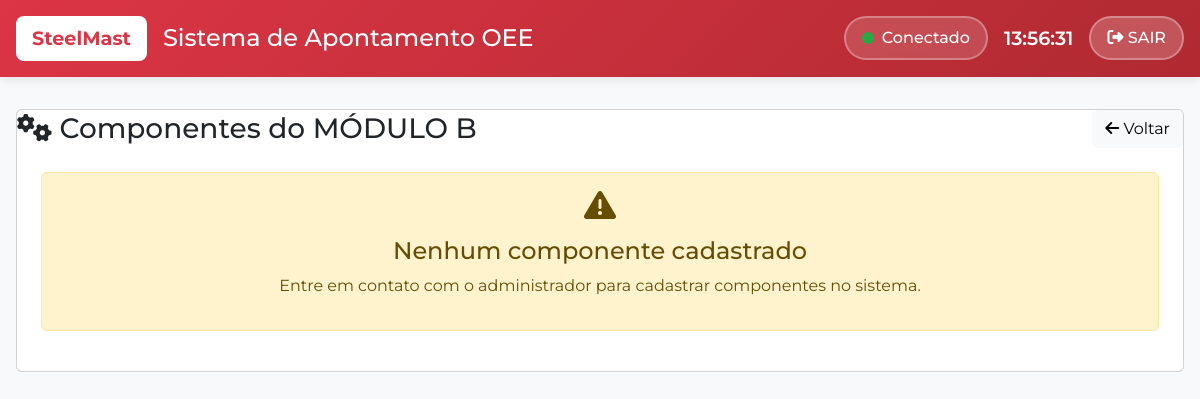
Page /soldagem/componente/ (signed in) on the earlier database version.
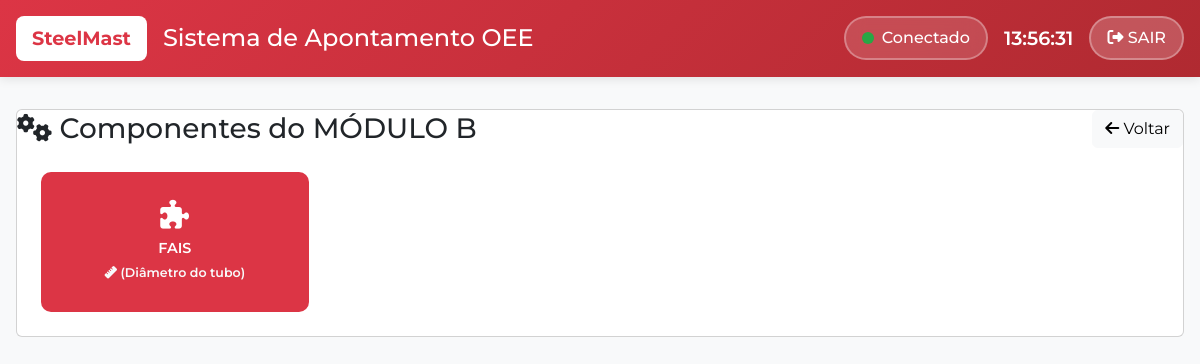
Same page on the later database version.
### soldagem/models.py (models this page shows, shortened)
class Modulo(models.Model):
    nome = models.CharField(max_length=100)
    descricao = models.TextField(blank=True)
    ativo = models.BooleanField(default=True)
    ordem_exibicao = models.IntegerField(default=0)
    data_criacao = models.DateTimeField(auto_now_add=True)
    class Meta:
        db_table = 'modulo'
        ordering = ['ordem_exibicao', 'nome']

class Componente(models.Model):
    nome = models.CharField(max_length=100)
    descricao = models.TextField(blank=True)
    modulo = models.ForeignKey(Modulo, on_delete=models.CASCADE, related_name='componentes')  # LINHA ADICIONADA
    tempo_padrao = models.DecimalField(max_digits=6, decimal_places=2, help_text="Em minutos")
    considera_diametro = models.BooleanField(default=False)
    formula_calculo = models.TextField(blank=True, help_text="Fórmula para calcular tempo com diâmetro")
    ativo = models.BooleanField(default=True)
    data_criacao = models.DateTimeField(auto_now_add=True)
    class Meta:
        db_table = 'componente'
        ordering = ['nome']

### soldagem/views.py (the view)
# urls.py: path('componente/', views.selecionar_componente, name='selecionar_componente'),
@login_required
def selecionar_componente(request):
    soldador = request.user.soldador_profile
    modulo_id = request.session.get('modulo_id')
    if not modulo_id:
        return redirect('soldagem:apontamento')
    modulo = get_object_or_404(Modulo, id=modulo_id)
    componentes = Componente.objects.filter(modulo=modulo, ativo=True).order_by('nome')
    context = {
        'modulo': modulo,
        'componentes': componentes,
        'soldador': soldador,
    }
    return render(request, 'soldagem/selecionar_componente.html', context)

### core/models.py (called while the page is built)
    def __str__(self):
        return f"{self.nome_completo} ({self.get_tipo_usuario_display()})"

### templates/soldagem/selecionar_componente.html (shortened to what this page needs)
{% extends 'base.html' %}
{% block content %}
<div class="row">
    <div class="col-12">
        <div class="card card-custom">
            <div class="card-header-custom d-flex justify-content-between align-items-center">
                <h3 class="mb-0">
                    <i class="fas fa-cogs"></i>
                    Componentes do {{ modulo.nome }}
                </h3>
                <button type="button" class="btn btn-light" onclick="window.history.back()">
                    <i class="fas fa-arrow-left"></i>
                    Voltar
                </button>
            </div>
            <div class="card-body p-4">
                {% if componentes %}
                    <div class="row g-3">
                        {% for componente in componentes %}
                            <div class="col-6 col-md-4 col-lg-3">
                                <button type="button"
                                        class="btn btn-modulo w-100 h-100 d-flex flex-column align-items-center justify-content-center"
                                        style="min-height: 140px; font-size: 0.9rem;"
                                        onclick="selecionarComponente({{ componente.id }}, '{{ componente.nome }}', {{ componente.considera_diametro|yesno:'true,false' }})">
                                    <i class="fas fa-puzzle-piece fa-2x mb-2"></i>
                                    <span class="text-wrap text-center">{{ componente.nome }}</span>
                                    {% if componente.considera_diametro %}
                                        <small class="mt-1 text-light">
                                            <i class="fas fa-ruler"></i>
                                            (Diâmetro do tubo)
                                        </small>
                                    {% else %}
                                        <small class="mt-1 text-light">
                                            {{ componente.tempo_padrao }}min
                                        </small>
                                    {% endif %}
                                </button>
                            </div>
                        {% endfor %}
                    </div>
                {% else %}
                    <div class="alert alert-warning text-center">
                        <i class="fas fa-exclamation-triangle fa-2x mb-3"></i>
                        <h4>Nenhum componente cadastrado</h4>
                        <p>Entre em contato com o administrador para cadastrar componentes no sistema.</p>
                    </div>
                {% endif %}
            </div>
        </div>
    </div>
</div>
{% endblock %}

### templates/base.html (shortened to what this page needs)
<!DOCTYPE html>
<html lang="pt-BR">
<head>
    <link href="https://cdn.jsdelivr.net/npm/bootstrap@5.3.0/dist/css/bootstrap.min.css" rel="stylesheet">
    <link rel="stylesheet" href="https://cdnjs.cloudflare.com/ajax/libs/font-awesome/6.4.0/css/all.min.css">
</head>
<body>
    <header class="header-steelmast">
        <div class="header-content">
            <div class="logo-section">
                <div class="logo-steelmast">SteelMast</div>
                <h1 class="sistema-titulo">Sistema de Apontamento OEE</h1>
            </div>
            <div class="header-info">
                <div class="status-conexao">
                    <div class="status-indicator" id="statusIndicator"></div>
                    <span id="statusTexto">Conectado</span>
                </div>
                <div class="relogio-digital" id="relogio">
                </div>
                {% if user.is_authenticated %}
                    <button onclick="finalizarTurno()" class="btn-sair">
                        <i class="fas fa-sign-out-alt"></i> SAIR
                    </button>
                {% endif %}
            </div>
        </div>
    </header>
    <main class="main-content">
        {% block content %}{% endblock %}
    </main>
</body>
</html>

### templates/base.html (style rules this page uses)
:root { --primary-color: #dc3545; --secondary-color: #6c757d; --success-color: #28a745; --warning-color: #ffc107; --danger-color: #dc3545; --info-color: #17a2b8; --light-color: #f8f9fa; --dark-color: #343a40; --white: #ffffff; }
body { font-family: 'Montserrat', 'Segoe UI', Tahoma, Geneva, Verdana, sans-serif; background-color: #f8f9fa; margin: 0; padding: 0; }
.header-steelmast { background: linear-gradient(135deg, var(--primary-color), #b02a31); color: white; padding: 1rem 0; box-shadow: 0 2px 10px rgba(0,0,0,0.1); }
.header-content { display: flex; justify-content: space-between; align-items: center; max-width: 1200px; margin: 0 auto; padding: 0 1rem; }
.logo-section { display: flex; align-items: center; gap: 1rem; }
.logo-steelmast { background: white; padding: 0.5rem 1rem; border-radius: 8px; font-weight: bold; color: var(--primary-color); font-size: 1.2rem; }
.sistema-titulo { font-size: 1.5rem; font-weight: 500; margin: 0; font-family: 'Montserrat', sans-serif; }
.header-info { display: flex; align-items: center; gap: 1rem; font-family: 'Montserrat', sans-serif; }
.status-conexao { display: flex; align-items: center; gap: 0.5rem; background: rgba(255, 255, 255, 0.15); padding: 0.5rem 1rem; border-radius: 25px; border: 2px solid rgba(255, 255, 255, 0.3); backdrop-filter: blur(10px); font-weight: 500; }
.status-indicator { width: 12px; height: 12px; border-radius: 50%; background-color: #28a745; animation: pulse-green 2s infinite; box-shadow: 0 0 0 0 rgba(40, 167, 69, 0.7); }
.relogio-digital { font-size: 1.2rem; font-weight: 600; color: white; font-family: 'Montserrat', monospace; }
.btn-sair { background: rgba(255, 255, 255, 0.2); border: 2px solid rgba(255, 255, 255, 0.3); color: white; padding: 0.5rem 1rem; border-radius: 25px; text-decoration: none; font-weight: 500; transition: all 0.3s ease; cursor: pointer; font-family: 'Montserrat', sans-serif; }
.main-content { padding: 2rem 1rem; max-width: 1200px; margin: 0 auto; }
.btn-modulo { background: var(--primary-color); border: none; color: white; border-radius: 10px; transition: all 0.3s ease; font-weight: 600; }

Differences in the rows shown:
now on this page (row edited): Componente: nome "FAIS", considera_diametro True (drawn)
Other differences:
text no longer shown: "Nenhum componente cadastrado Entre em contato com o administrador para cadastrar componentes no sistema."
